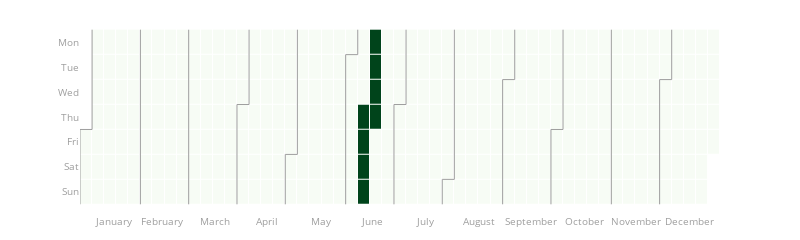

Write notebook code for a chart like this one.
### Markdown cell above
Selection of **manuring periods** defined in the **date.json** file (yyyy-mm-dd):

### Code cell
d = open('date.json')
date = json.load(d)
year = date['year']
custom_week = date['custom_week']
# Plot calendar of weeks defined in the .date.json file
calendar = my_methods.manuring_periods(year, custom_week)

### Figure 1 — Plotly figure (JSON) as saved in the notebook; plotly's stock layout.template omitted (floating-point values rounded to 4 significant figures; data arrays with more than 128 entries replaced by an {"elided": "..."} marker saying what was removed)
{"data": [{"colorscale": [[0, "rgb(247,252,245)"], [0.125, "rgb(229,245,224)"], [0.25, "rgb(199,233,192)"], [0.375, "rgb(161,217,155)"], [0.5, "rgb(116,196,118)"], [0.625, "rgb(65,171,93)"], [0.75, "rgb(35,139,69)"], [0.875, "rgb(0,109,44)"], [1, "rgb(0,68,27)"]], "customdata": {"elided": "365x2 str values"}, "hovertemplate": "%{customdata[0]} <br>%{customdata[1]}=%{z} <br>Week=%{x}", "name": "2021", "showscale": false, "type": "heatmap", "x": {"elided": "365 int values"}, "xaxis": "x", "xgap": 1, "y": {"elided": "365 int values"}, "yaxis": "y", "ygap": 1, "z": {"elided": "365 int values"}}, {"hoverinfo": "skip", "line": {"color": "#9e9e9e", "width": 1}, "mode": "lines", "type": "scatter", "x": [-0.5, -0.5], "xaxis": "x", "y": [3.5, 6.5], "yaxis": "y"}, {"hoverinfo": "skip", "line": {"color": "#9e9e9e", "width": 1}, "mode": "lines", "type": "scatter", "x": [-0.5, 0.5], "xaxis": "x", "y": [3.5, 3.5], "yaxis": "y"}, {"hoverinfo": "skip", "line": {"color": "#9e9e9e", "width": 1}, "mode": "lines", "type": "scatter", "x": [0.5, 0.5], "xaxis": "x", "y": [3.5, -0.5], "yaxis": "y"}, {"hoverinfo": "skip", "line": {"color": "#9e9e9e", "width": 1}, "mode": "lines", "type": "scatter", "x": [4.5, 4.5], "xaxis": "x", "y": [-0.5, 6.5], "yaxis": "y"}, {"hoverinfo": "skip", "line": {"color": "#9e9e9e", "width": 1}, "mode": "lines", "type": "scatter", "x": [8.5, 8.5], "xaxis": "x", "y": [-0.5, 6.5], "yaxis": "y"}, {"hoverinfo": "skip", "line": {"color": "#9e9e9e", "width": 1}, "mode": "lines", "type": "scatter", "x": [12.5, 12.5], "xaxis": "x", "y": [2.5, 6.5], "yaxis": "y"}, {"hoverinfo": "skip", "line": {"color": "#9e9e9e", "width": 1}, "mode": "lines", "type": "scatter", "x": [12.5, 13.5], "xaxis": "x", "y": [2.5, 2.5], "yaxis": "y"}, {"hoverinfo": "skip", "line": {"color": "#9e9e9e", "width": 1}, "mode": "lines", "type": "scatter", "x": [13.5, 13.5], "xaxis": "x", "y": [2.5, -0.5], "yaxis": "y"}, {"hoverinfo": "skip", "line": {"color": "#9e9e9e", "width": 1}, "mode": "lines", "type": "scatter", "x": [16.5, 16.5], "xaxis": "x", "y": [4.5, 6.5], "yaxis": "y"}, {"hoverinfo": "skip", "line": {"color": "#9e9e9e", "width": 1}, "mode": "lines", "type": "scatter", "x": [16.5, 17.5], "xaxis": "x", "y": [4.5, 4.5], "yaxis": "y"}, {"hoverinfo": "skip", "line": {"color": "#9e9e9e", "width": 1}, "mode": "lines", "type": "scatter", "x": [17.5, 17.5], "xaxis": "x", "y": [4.5, -0.5], "yaxis": "y"}, {"hoverinfo": "skip", "line": {"color": "#9e9e9e", "width": 1}, "mode": "lines", "type": "scatter", "x": [21.5, 21.5], "xaxis": "x", "y": [0.5, 6.5], "yaxis": "y"}, {"hoverinfo": "skip", "line": {"color": "#9e9e9e", "width": 1}, "mode": "lines", "type": "scatter", "x": [21.5, 22.5], "xaxis": "x", "y": [0.5, 0.5], "yaxis": "y"}, {"hoverinfo": "skip", "line": {"color": "#9e9e9e", "width": 1}, "mode": "lines", "type": "scatter", "x": [22.5, 22.5], "xaxis": "x", "y": [0.5, -0.5], "yaxis": "y"}, {"hoverinfo": "skip", "line": {"color": "#9e9e9e", "width": 1}, "mode": "lines", "type": "scatter", "x": [25.5, 25.5], "xaxis": "x", "y": [2.5, 6.5], "yaxis": "y"}, {"hoverinfo": "skip", "line": {"color": "#9e9e9e", "width": 1}, "mode": "lines", "type": "scatter", "x": [25.5, 26.5], "xaxis": "x", "y": [2.5, 2.5], "yaxis": "y"}, {"hoverinfo": "skip", "line": {"color": "#9e9e9e", "width": 1}, "mode": "lines", "type": "scatter", "x": [26.5, 26.5], "xaxis": "x", "y": [2.5, -0.5], "yaxis": "y"}, {"hoverinfo": "skip", "line": {"color": "#9e9e9e", "width": 1}, "mode": "lines", "type": "scatter", "x": [29.5, 29.5], "xaxis": "x", "y": [5.5, 6.5], "yaxis": "y"}, {"hoverinfo": "skip", "line": {"color": "#9e9e9e", "width": 1}, "mode": "lines", "type": "scatter", "x": [29.5, 30.5], "xaxis": "x", "y": [5.5, 5.5], "yaxis": "y"}, {"hoverinfo": "skip", "line": {"color": "#9e9e9e", "width": 1}, "mode": "lines", "type": "scatter", "x": [30.5, 30.5], "xaxis": "x", "y": [5.5, -0.5], "yaxis": "y"}, {"hoverinfo": "skip", "line": {"color": "#9e9e9e", "width": 1}, "mode": "lines", "type": "scatter", "x": [34.5, 34.5], "xaxis": "x", "y": [1.5, 6.5], "yaxis": "y"}, {"hoverinfo": "skip", "line": {"color": "#9e9e9e", "width": 1}, "mode": "lines", "type": "scatter", "x": [34.5, 35.5], "xaxis": "x", "y": [1.5, 1.5], "yaxis": "y"}, {"hoverinfo": "skip", "line": {"color": "#9e9e9e", "width": 1}, "mode": "lines", "type": "scatter", "x": [35.5, 35.5], "xaxis": "x", "y": [1.5, -0.5], "yaxis": "y"}, {"hoverinfo": "skip", "line": {"color": "#9e9e9e", "width": 1}, "mode": "lines", "type": "scatter", "x": [38.5, 38.5], "xaxis": "x", "y": [3.5, 6.5], "yaxis": "y"}, {"hoverinfo": "skip", "line": {"color": "#9e9e9e", "width": 1}, "mode": "lines", "type": "scatter", "x": [38.5, 39.5], "xaxis": "x", "y": [3.5, 3.5], "yaxis": "y"}, {"hoverinfo": "skip", "line": {"color": "#9e9e9e", "width": 1}, "mode": "lines", "type": "scatter", "x": [39.5, 39.5], "xaxis": "x", "y": [3.5, -0.5], "yaxis": "y"}, {"hoverinfo": "skip", "line": {"color": "#9e9e9e", "width": 1}, "mode": "lines", "type": "scatter", "x": [43.5, 43.5], "xaxis": "x", "y": [-0.5, 6.5], "yaxis": "y"}, {"hoverinfo": "skip", "line": {"color": "#9e9e9e", "width": 1}, "mode": "lines", "type": "scatter", "x": [47.5, 47.5], "xaxis": "x", "y": [1.5, 6.5], "yaxis": "y"}, {"hoverinfo": "skip", "line": {"color": "#9e9e9e", "width": 1}, "mode": "lines", "type": "scatter", "x": [47.5, 48.5], "xaxis": "x", "y": [1.5, 1.5], "yaxis": "y"}, {"hoverinfo": "skip", "line": {"color": "#9e9e9e", "width": 1}, "mode": "lines", "type": "scatter", "x": [48.5, 48.5], "xaxis": "x", "y": [1.5, -0.5], "yaxis": "y"}], "layout": {"font": {"color": "#9e9e9e", "size": 10}, "height": 150, "margin": {"b": 20, "t": 20}, "plot_bgcolor": "#fff", "showlegend": false, "title": {"text": ""}, "width": 800, "xaxis": {"anchor": "y", "autorange": true, "domain": [0, 1], "range": [-0.5, 52.5], "showgrid": false, "showline": false, "tickmode": "array", "ticktext": ["January", "February", "March", "April", "May", "June", "July", "August", "September", "October", "November", "December"], "tickvals": [2.286, 6.286, 10.71, 15, 19.43, 23.71, 28.14, 32.57, 36.86, 41.29, 45.57, 50], "type": "linear", "zeroline": false}, "yaxis": {"anchor": "x", "autorange": true, "domain": [0, 1], "range": [6.889, -0.8889], "showgrid": false, "showline": false, "tickmode": "array", "ticktext": ["Mon", "Tue", "Wed", "Thu", "Fri", "Sat", "Sun"], "tickvals": [0, 1, 2, 3, 4, 5, 6], "type": "linear", "zeroline": false}}}
